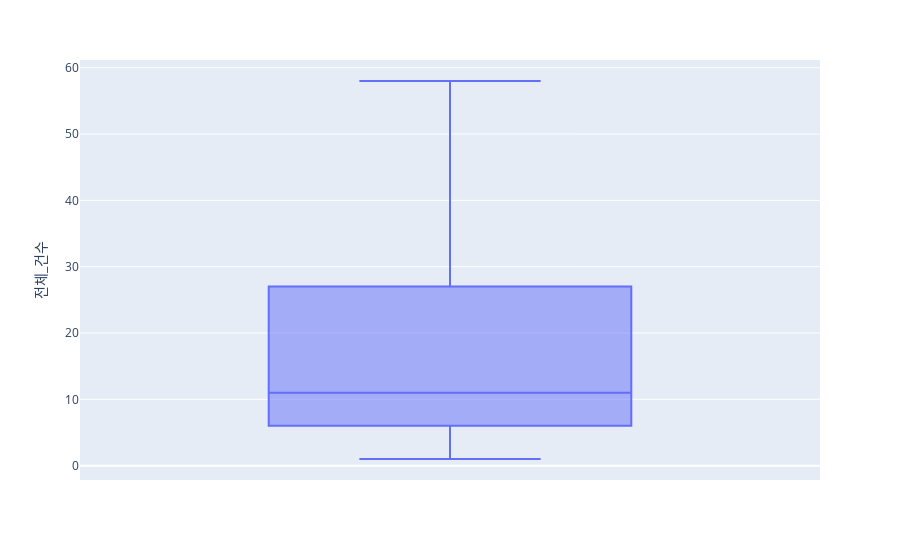

Write notebook code for a chart like this one.
### Code cell
import plotly.express as px

fig = px.box(data_frame= copy, y="전체_건수")

fig.show()

### Figure 1 — Plotly figure (JSON) as saved in the notebook; plotly's stock layout.template omitted (floating-point values rounded to 4 significant figures; data arrays with more than 128 entries replaced by an {"elided": "..."} marker saying what was removed)
{"data": [{"alignmentgroup": "True", "hovertemplate": "전체_건수=%{y}<extra></extra>", "legendgroup": "", "marker": {"color": "#636efa"}, "name": "", "notched": false, "offsetgroup": "", "orientation": "v", "showlegend": false, "type": "box", "x0": " ", "xaxis": "x", "y": {"elided": "1498 int values"}, "y0": " ", "yaxis": "y"}], "layout": {"boxmode": "group", "legend": {"tracegroupgap": 0}, "margin": {"t": 60}, "xaxis": {"anchor": "y", "domain": [0, 1]}, "yaxis": {"anchor": "x", "domain": [0, 1], "title": {"text": "전체_건수"}}}}
